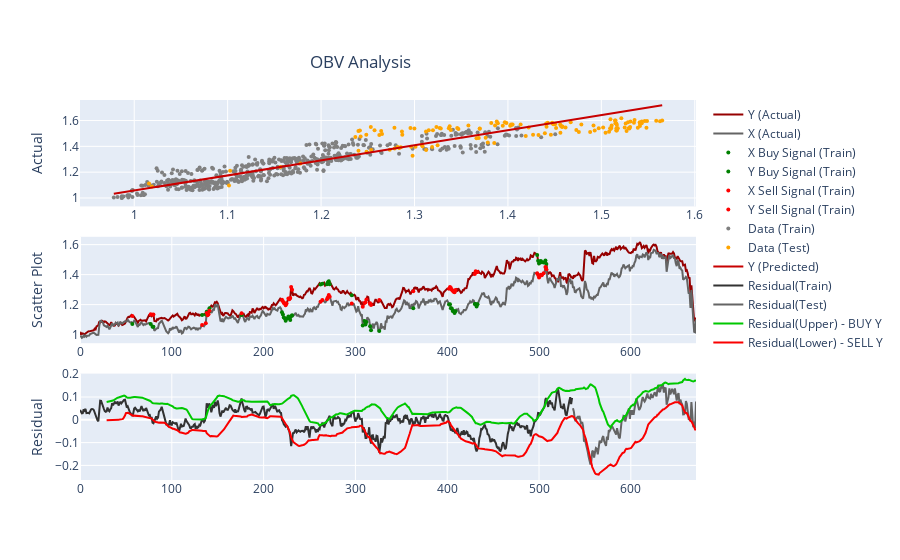

The cell this chart's notebook holds for it:
### Code cell
fig = make_subplots(rows = 3, cols = 1, shared_xaxes= False, vertical_spacing = 0.08, 
            column_widths = [15], row_heights = [2,2,2],
            specs=[[{"secondary_y": False}], [{"secondary_y": False}], [{"secondary_y": False}]])

#2X1
data   = model.getSignals(model.xTrain, model.yTrain)
x_buy  = data[data['x_signal'] == 'BUY']
y_buy  = data[data['y_signal'] == 'BUY']
x_sell = data[data['x_signal'] == 'SELL']
y_sell = data[data['y_signal'] == 'SELL']

fig.add_trace(
        go.Scatter(y=model.y_points, name="Y (Actual)", 
                   line = {'color':'RGB(150,0,0)'}), row = 2, col =1,)
fig.add_trace(
        go.Scatter(y=model.x_points, name="X (Actual)", 
                   line = {'color':'RGB(100,100,100)'}), row = 2, col =1,)

# Signal
fig.add_trace(go.Scatter(x=x_buy.index,y=x_buy['x'], mode='markers', name = 'X Buy Signal (Train)',
        marker=dict( size=4, color='green')), row = 2, col = 1)
fig.add_trace(go.Scatter(x=y_buy.index,y=y_buy['y'], mode='markers', name = 'Y Buy Signal (Train)',
        marker=dict( size=4, color='green')), row = 2, col = 1)
fig.add_trace(go.Scatter(x=x_sell.index,y=x_sell['x'], mode='markers', name = 'X Sell Signal (Train)',
        marker=dict( size=4, color='red')), row = 2, col = 1)
fig.add_trace(go.Scatter(x=y_sell.index,y=y_sell['y'], mode='markers', name = 'Y Sell Signal (Train)',
        marker=dict( size=4, color='red')), row = 2, col = 1)

#1X1
fig.add_trace(
                go.Scatter(x = model.xTrain, y=model.yTrain, name="Data (Train)", 
                        marker=dict(color="gray", size=4), mode="markers"),row = 1, col = 1)

fig.add_trace(
                go.Scatter(x = model.xTest, y=model.yTest, name="Data (Test)", 
                        marker=dict(color="orange", size=4), mode="markers"),row = 1, col = 1)

fig.add_trace(
        go.Scatter(x=model.x_points, y=model.predict(model.x_points), name="Y (Predicted)", 
                   line = {'color':'RGB(200,0,0)'}), row = 1, col =1,)

#3X1
res_train = model.getResidual(model.xTrain, model.yTrain)
x_train   = list(range(len(res_train)))
res_test  = model.getResidual(model.xTest, model.yTest)
x_test    = list(range(len(res_train), len(res_train) + len(res_test)))

data = model.getSignals(model.x_points, model.y_points)
fig.add_trace(
        go.Scatter(x=x_train, y = res_train, name="Residual(Train)", 
                   line = {'color':'RGB(50,50,50)'}), row = 3, col =1,)
fig.add_trace(
        go.Scatter(x=x_test, y = res_test, name="Residual(Test)", 
                   line = {'color':'RGB(100,100,100)'}), row = 3, col =1,)
fig.add_trace(
        go.Scatter(y = data['res_mean'] + 2*data['res_std'], name="Residual(Upper) - BUY Y", 
                   line = {'color':'RGB(0,200,0)'}), row = 3, col =1,)
fig.add_trace(
        go.Scatter(y = data['res_mean'] - 2*data['res_std'], name="Residual(Lower) - SELL Y", 
                   line = {'color':'RGB(250,0,0)'}), row = 3, col =1,)

# Fig Props
fig['layout']['yaxis1'].update(title='Actual')
fig['layout']['yaxis2'].update(title='Scatter Plot')
fig['layout']['yaxis3'].update(title='Residual')

fig.update_layout(
    title={
        'text': "OBV Analysis",
        'y':0.9,
        'x':0.4,
        'xanchor': 'center',
        'yanchor': 'top'})
fig.show()

### Figure 1 — Plotly figure (JSON) as saved in the notebook; plotly's stock layout.template omitted (floating-point values rounded to 4 significant figures; data arrays with more than 128 entries replaced by an {"elided": "..."} marker saying what was removed)
{"data": [{"line": {"color": "RGB(150,0,0)"}, "name": "Y (Actual)", "type": "scatter", "xaxis": "x2", "y": {"elided": "672 float values"}, "yaxis": "y2"}, {"line": {"color": "RGB(100,100,100)"}, "name": "X (Actual)", "type": "scatter", "xaxis": "x2", "y": {"elided": "672 float values"}, "yaxis": "y2"}, {"marker": {"color": "green", "size": 4}, "mode": "markers", "name": "X Buy Signal (Train)", "type": "scatter", "x": [57, 77, 79, 80, 220, 221, 222, 223, 224, 225, 227, 228, 229, 230, 231, 308, 310, 311, 312, 316, 317, 326, 363, 402, 403, 404, 405, 406, 407, 408, 409, 430, 431, 432, 433], "xaxis": "x2", "y": [1.071, 1.071, 1.053, 1.053, 1.148, 1.135, 1.114, 1.108, 1.092, 1.106, 1.12, 1.108, 1.097, 1.123, 1.129, 1.061, 1.091, 1.068, 1.083, 1.055, 1.03, 1.024, 1.176, 1.201, 1.203, 1.176, 1.174, 1.158, 1.158, 1.144, 1.155, 1.204, 1.204, 1.188, 1.203], "yaxis": "y2"}, {"marker": {"color": "green", "size": 4}, "mode": "markers", "name": "Y Buy Signal (Train)", "type": "scatter", "x": [133, 137, 138, 139, 140, 141, 176, 262, 264, 269, 270, 271, 272, 296, 498, 499, 500, 502, 503, 505, 507, 508], "xaxis": "x2", "y": [1.131, 1.133, 1.153, 1.155, 1.149, 1.175, 1.13, 1.335, 1.339, 1.336, 1.35, 1.355, 1.336, 1.263, 1.531, 1.492, 1.473, 1.491, 1.483, 1.481, 1.494, 1.471], "yaxis": "y2"}, {"marker": {"color": "red", "size": 4}, "mode": "markers", "name": "X Sell Signal (Train)", "type": "scatter", "x": [133, 137, 138, 139, 140, 141, 176, 262, 264, 269, 270, 271, 272, 296, 498, 499, 500, 502, 503, 505, 507, 508], "xaxis": "x2", "y": [1.064, 1.076, 1.144, 1.128, 1.136, 1.159, 1.142, 1.219, 1.231, 1.235, 1.249, 1.264, 1.253, 1.207, 1.41, 1.398, 1.381, 1.399, 1.397, 1.409, 1.451, 1.436], "yaxis": "y2"}, {"marker": {"color": "red", "size": 4}, "mode": "markers", "name": "Y Sell Signal (Train)", "type": "scatter", "x": [57, 77, 79, 80, 220, 221, 222, 223, 224, 225, 227, 228, 229, 230, 231, 308, 310, 311, 312, 316, 317, 326, 363, 402, 403, 404, 405, 406, 407, 408, 409, 430, 431, 432, 433], "xaxis": "x2", "y": [1.124, 1.135, 1.132, 1.135, 1.232, 1.223, 1.211, 1.209, 1.196, 1.207, 1.241, 1.235, 1.245, 1.317, 1.299, 1.185, 1.211, 1.216, 1.235, 1.21, 1.197, 1.23, 1.29, 1.306, 1.317, 1.311, 1.299, 1.293, 1.286, 1.283, 1.298, 1.404, 1.423, 1.415, 1.417], "yaxis": "y2"}, {"marker": {"color": "gray", "size": 4}, "mode": "markers", "name": "Data (Train)", "type": "scatter", "x": {"elided": "537 float values"}, "xaxis": "x", "y": {"elided": "537 float values"}, "yaxis": "y"}, {"marker": {"color": "orange", "size": 4}, "mode": "markers", "name": "Data (Test)", "type": "scatter", "x": {"elided": "135 float values"}, "xaxis": "x", "y": {"elided": "135 float values"}, "yaxis": "y"}, {"line": {"color": "RGB(200,0,0)"}, "name": "Y (Predicted)", "type": "scatter", "x": {"elided": "672 float values"}, "xaxis": "x", "y": {"elided": "672 float values"}, "yaxis": "y"}, {"line": {"color": "RGB(50,50,50)"}, "name": "Residual(Train)", "type": "scatter", "x": {"elided": "537 int values"}, "xaxis": "x3", "y": {"elided": "537 float values"}, "yaxis": "y3"}, {"line": {"color": "RGB(100,100,100)"}, "name": "Residual(Test)", "type": "scatter", "x": {"elided": "135 int values"}, "xaxis": "x3", "y": {"elided": "135 float values"}, "yaxis": "y3"}, {"line": {"color": "RGB(0,200,0)"}, "name": "Residual(Upper) - BUY Y", "type": "scatter", "xaxis": "x3", "y": {"elided": "672 float values"}, "yaxis": "y3"}, {"line": {"color": "RGB(250,0,0)"}, "name": "Residual(Lower) - SELL Y", "type": "scatter", "xaxis": "x3", "y": {"elided": "672 float values"}, "yaxis": "y3"}], "layout": {"title": {"text": "OBV Analysis", "x": 0.4, "xanchor": "center", "y": 0.9, "yanchor": "top"}, "xaxis": {"anchor": "y", "domain": [0, 1]}, "xaxis2": {"anchor": "y2", "domain": [0, 1]}, "xaxis3": {"anchor": "y3", "domain": [0, 1]}, "yaxis": {"anchor": "x", "domain": [0.72, 1], "title": {"text": "Actual"}}, "yaxis2": {"anchor": "x2", "domain": [0.36, 0.64], "title": {"text": "Scatter Plot"}}, "yaxis3": {"anchor": "x3", "domain": [0, 0.28], "title": {"text": "Residual"}}}}
